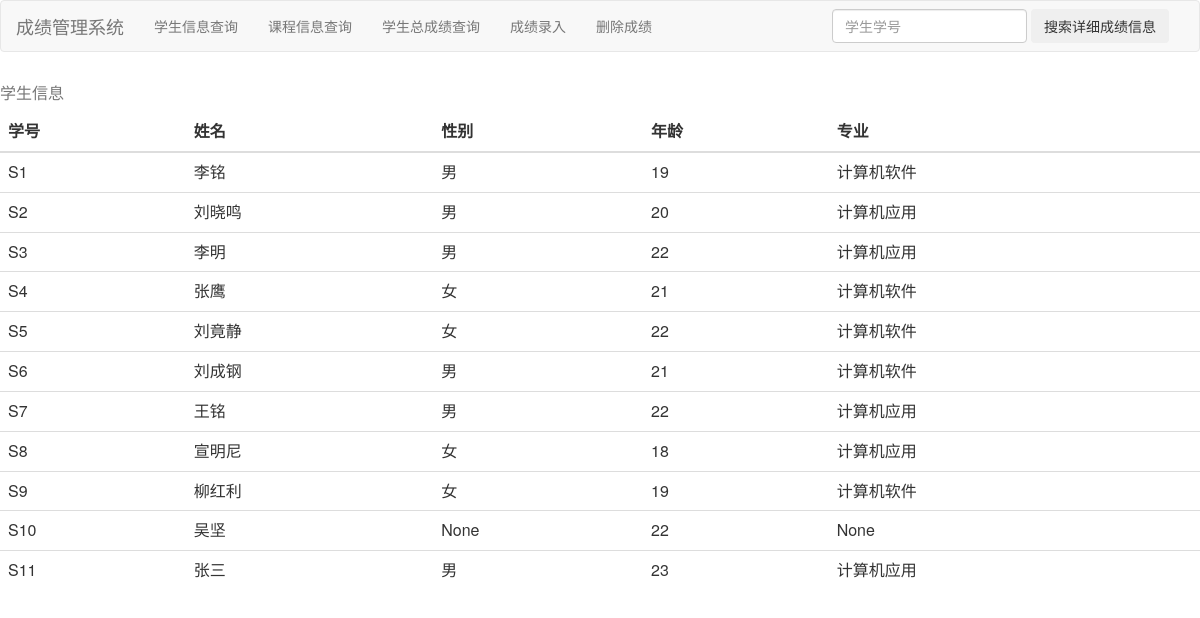
/students, run on the app's committed database.
### tables this page shows
CREATE TABLE students (
sno char(4),
sname char(8),
sex char(2),
age char(2),
sdept char(10), ages integer,
primary key (sno)
);

### app/routes.py (the view)
@app.route('/students')
def get_students():
    students = query_db('select * from students')
    return render_template('students.html', students=students)

### app/routes.py (called while the page is built)
def connect_db():
    return sqlite3.connect(DATABASE)

def query_db(query, args=(), one=False):
    cur = g.db.execute(query, args)
    rv = [
        dict((cur.description[idx][0], value) for idx, value in enumerate(row))
        for row in cur.fetchall()
    ]
    g.db.commit()
    return (rv[0] if rv else None) if one else rv

@app.before_request
def before_request():
    g.db = connect_db()

@app.teardown_request
def teardown_request(exception):
    if hasattr(g, 'db'):
        g.db.close()

### app/templates/students.html
{% extends "toolbar.html" %}
{% block content %}
<table class="table table-hover">
    <caption>学生信息</caption>
    <thead>
        <tr>
            <th>学号</th>
            <th>姓名</th>
            <th>性别</th>
            <th>年龄</th>
            <th>专业</th>
        </tr>
    </thead>
    <tbody>
        {% for student in students %}
        <tr>
            <td>{{ student.sno }}</td>
            <td>{{ student.sname }}</td>
            <td>{{ student.sex }}</td>
            <td>{{ student.age }}</td>
            <td>{{ student.sdept }}</td>
        </tr>
        {% endfor %}
    </tbody>
</table>
{% endblock %}

### app/templates/toolbar.html (shortened to what this page needs)
<html>
<head>
    <link rel="stylesheet" href="/static/css/boot.css">
</head>
<body>
    <nav class="navbar navbar-default" role="navigation">
        <div class="container-fluid">
            <div class="navbar-header">
                <a class="navbar-brand" href="/index">成绩管理系统</a>
            </div>
            <div>
                <ul class="nav navbar-nav">
                    <li><a href="/students">学生信息查询</a></li>
                    <li><a href="/classes">课程信息查询</a></li>
                    <li><a href="/grades">学生总成绩查询</a></li>
                    <li><a href="/add-grade">成绩录入</a></li>
                    <li><a href="/delete-grade">删除成绩</a></li>
                </ul>
            </div>
            <form class="form-inline navbar-form pull-right" method="POST" action="/student-grade">
                <input class="form-control" type="text" placeholder="学生学号" name="sno" autocomplete="off">
                <button class="btn btn-success-outline" type="submit">搜索详细成绩信息</button>
            </form>
        </div>
    </nav>
    {% block content %}{% endblock %}
</body>
</html>

### data on the page
students: sno "S1", sname "李铭", sex "男", age "19", sdept "计算机软件"
students: sno "S2", sname "刘晓鸣", sex "男", age "20", sdept "计算机应用"
students: sno "S3", sname "李明", sex "男", age "22", sdept "计算机应用"
students: sno "S4", sname "张鹰", sex "女", age "21", sdept "计算机软件"
students: sno "S5", sname "刘竟静", sex "女", age "22", sdept "计算机软件"
students: sno "S6", sname "刘成钢", sex "男", age "21", sdept "计算机软件"
students: sno "S7", sname "王铭", sex "男", age "22", sdept "计算机应用"
students: sno "S8", sname "宣明尼", sex "女", age "18", sdept "计算机应用"
students: sno "S9", sname "柳红利", sex "女", age "19", sdept "计算机软件"
students: sno "S10", sname "吴坚", sex "None", age "22", sdept "None"
students: sno "S11", sname "张三", sex "男", age "23", sdept "计算机应用"
